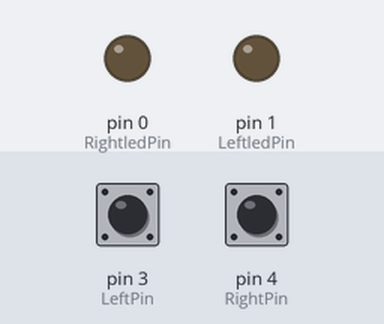
Bench run of a sketch on a simulated Arduino Uno, built with avr-gcc and run on an emulated ATmega328P. Shown: output pins drawn as LEDs (lit = HIGH). Dashed ring = blinking. Inputs (shaded band) come from the test bench; at power-on: pin 3 (LeftPin) LOW, pin 4 (RightPin) LOW.

Above: at 1.2 s.
1.3 s: pin 3 (LeftPin) pulled HIGH for 0.15 s
At 2.0 s:
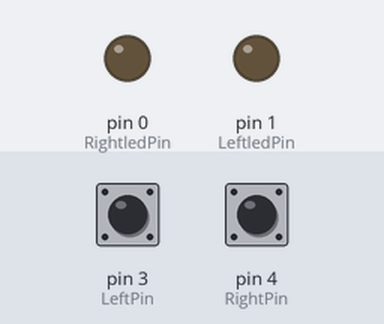
2.9 s: pin 4 (RightPin) pulled HIGH for 1 s
At 3.11 s:
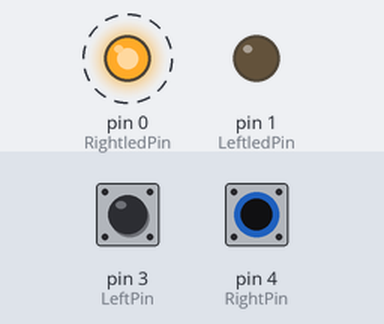
5.9 s: pin 4 (RightPin) pulled HIGH for 3.2 s
At 10.2 s:
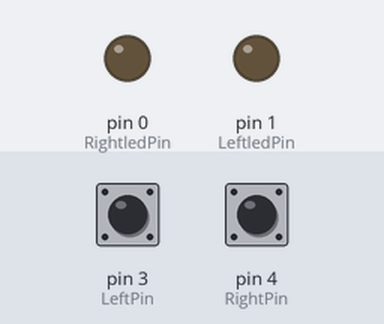
10.6 s: pin 3 (LeftPin) pulled HIGH for 3.2 s
At 10.81 s:
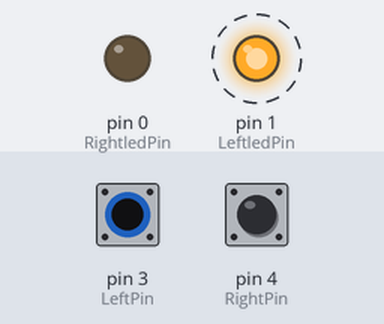
Timing chart, 0 to 15.3 s (numbered marks = the images above; inputs shaded):
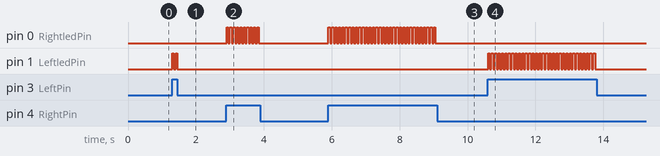

The sketch:

Button_on_attiny13a.ino
```cpp
// constants won't change. They're used here to
// set pin numbers:
const int LeftPin = 3;     // the number of the leftLED pin
//#define LeftPin 3
const int RightPin = 4;     // the number of the rightLED pin
const int LeftledPin =  1;      // the number of the LeftLED
const int RightledPin =  0;      // the number of the RightLED

void setup() {
  // initialize the LED pin as an output:
  pinMode(RightledPin, OUTPUT);
  pinMode(LeftledPin, OUTPUT);
  // initialize the pushbutton pin as an input:
  pinMode(LeftPin, INPUT);
  pinMode(RightPin, INPUT);
}

void loop(){
  // check if the pushbutton is pressed.
  // if it is, the buttonState is HIGH:
  if (digitalRead(RightPin) == HIGH) {
    // turn LED on:
    digitalWrite(RightledPin, HIGH);
    delay(50);
  }
  else if (digitalRead(LeftPin) == HIGH) {
    // turn LED on:
    digitalWrite(LeftledPin, HIGH);
    delay(50);
  }
  digitalWrite(RightledPin, LOW);
  digitalWrite(LeftledPin, LOW);
  delay(50);

  /*
  digitalWrite(RightledPin, HIGH);
   delay(50);
  digitalWrite(RightledPin, LOW);
    delay(50);
  */
}
```

Measured:
- after the input at 1.3 s, pin 1 (LeftledPin): alternates HIGH for 0.05 s and LOW for 0.05 s, 4 changes in all, then stays LOW, starting at once
- after the input at 2.9 s, pin 0 (RightledPin): alternates HIGH for 0.05 s and LOW for 0.05 s, 20 changes in all, then stays LOW, starting at once
- after the input at 5.9 s, pin 0 (RightledPin): alternates HIGH for 0.05 s and LOW for 0.05 s, 64 changes in all, then stays LOW, starting at once
- after the input at 10.6 s, pin 1 (LeftledPin): alternates HIGH for 0.05 s and LOW for 0.05 s, 64 changes in all, then stays LOW, starting at once
